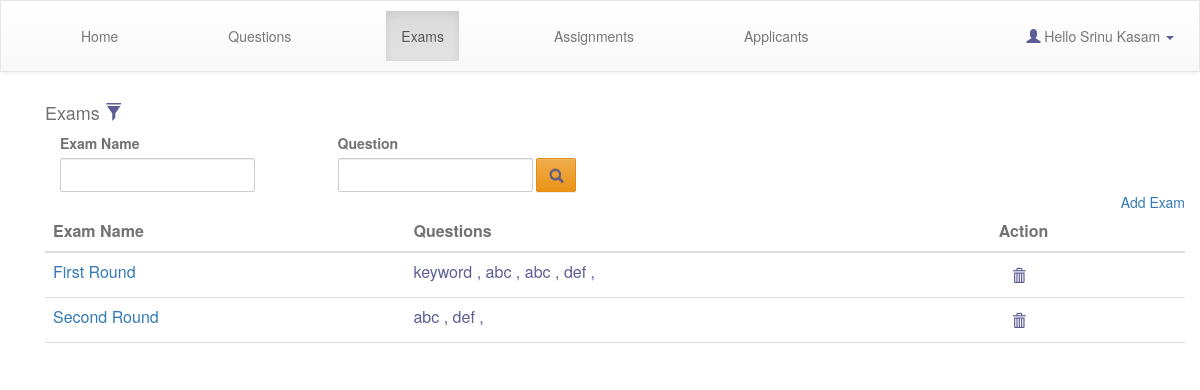
The page /organisation/admin/exam/ (signed in) on the database its author committed.
### users/models.py (models this page shows)
class User(AbstractBaseUser,PermissionsMixin):
	gender_choices = (
        ('male','Male'),
        ('female','Female'),
        ('others','Others'),
        )
	email = models.EmailField(verbose_name='email address',max_length=255,unique=True,)
	first_name = models.CharField(max_length=30)
	last_name = models.CharField(max_length=30)
	gender = models.CharField(max_length=5,choices=gender_choices,default='male')
	phone_regex = RegexValidator(regex=r'^(0|91)?[789][0-9]{9}$', message="Enter valid phone number")
	mobile = models.CharField(max_length=13,validators=[phone_regex])
	date_of_birth = models.DateField(blank=True,null=True)
	date_joined = models.DateTimeField('date joined',default=datetime.now)
	is_active=models.BooleanField(default=True)
	is_staff=models.BooleanField(default=False)
	is_admin=models.BooleanField(default=False)
	username=models.CharField(max_length=255,blank=True,null=True)
	objects=UserManager()
	USERNAME_FIELD = 'email'
	REQUIRED_FIELDS = []
	def __str__(self):
		return self.first_name+" "+self.last_name

### exam/models.py (models this page shows, shortened)
class Exam(models.Model):
    name = models.CharField(max_length=100,blank = False,unique=True)
    name_slug = models.CharField(max_length=100)
    question_paper = models.ManyToManyField(Question)

class Tag(models.Model):
    name = models.CharField(max_length=50,unique=True)
    name_slug =  models.CharField(max_length=50,blank=True,null=True)
    def __str__(self):
        return self.name

### exam/views.py (the view)
# urls.py: path('organisation/admin/exam/',views.admin_exam ,name='admin-exam'),
@login_required
def admin_exam(request):
	question=Question.objects.all()
	tags=Tag.objects.all()
	exam=Exam.objects.all()
	if request.method=='GET':
		context={
		'questions_list':question,
		'exam_list':exam,
		'tags':tags
		}
		return render(request,'exam/admin_exam.html',context=context)
	return redirect('exam:admin-exam')

### exam/templates/exam/admin_exam.html (shortened to what this page needs)
{% extends 'exam/admin-base.html' %}
{% block content %}
<div class="col-lg-12 filters-row no-padding-on-mobile">
<h4>Exams <span class="glyphicon glyphicon-filter"></span></h4>
<form id="filter_form"class="form-inline" method="post" accept-charset="utf-8">
<div class="no-padding-left col-lg-3 form-group no-padding-on-mobile" style="padding-right: 15px;">
<label class="float-right" for="id_exam_name">Exam Name</label>
<input class="form-control" type="text" id="id_exam_name" name="exam-name" value="">
</div>
<div class="no-padding-left col-lg-3 form-group no-padding-on-mobile" style="padding-right:10px;">
<label class="float-right" for="id_question_description">Question</label>
<input class="form-control" type="text" id="id_question_description" name="question-description" value="">
<span>
<button id="id_search" class="btn btn-warning form-control exams-search" type="submit">
	<span class="glyphicon glyphicon-search"></span>
</button>
</span>
</div>
</form>
</div>
<div class="container" id="ajaxbody">
<form action="" method="POST" accept-charset="utf-8">
<a style="float:right;" href="{% url 'exam:admin-exam-create' %}">Add Exam</a></br>
{% if exam_list %}
<table class="table">
<thead>
	<tr>
		<th>
			Exam Name
		</th>
		<th>
			Questions
		</th>
		<th>
			Action
		</th>
	</tr>
</thead>
<tbody id="tbodyid">
	{% for exam in exam_list %}
	<tr>
		<td><span class="td_exam_name"><a name="exam.id" href="{% url 'exam:admin-exam-update' id=exam.id %}">{{ exam.name }}</a></span></td>
		<td><span class="td_question_description">{% for question in exam.question_paper.all %}
			{% for tag in question.tags.all %}
			{{ tag }}&nbsp;,
			{% endfor %}
			{% endfor %}
		</span></td>
		<td><button class="btn btn-link delete-button" type="submit" data-exam-id="{{ exam.id }}" ><span class="glyphicon glyphicon-trash"></span></button></td>
	</tr>
	{% endfor %}
</tbody>
</table>
{% else %}
<h3 id="menu_heading">No Exam are availabale</h3>
{% endif %}
</div>
{% endblock %}

### exam/templates/exam/admin-base.html (shortened to what this page needs)
{% load staticfiles %}
{% load static %}
<html>
<head>
        <link rel="stylesheet" type="text/css" href="//maxcdn.bootstrapcdn.com/bootstrap/3.2.0/css/bootstrap.min.css">
        <link rel="stylesheet" type="text/css" href="//maxcdn.bootstrapcdn.com/bootstrap/3.2.0/css/bootstrap-theme.min.css">
        <link rel="stylesheet" type="text/css" href="{% static 'style.css' %}">
      <link rel="stylesheet" href="https://cdnjs.cloudflare.com/ajax/libs/bootstrap-select/1.12.4/css/bootstrap-select.min.css">
<link href="https://cdnjs.cloudflare.com/ajax/libs/select2/4.0.6-rc.0/css/select2.min.css" rel="stylesheet" />
<body>
<nav class="navbar navbar-default">
  <div class="container-fluid" id="topheader">
    <ul class="nav navbar-nav admin_home_buttons" id="admin_home_buttons">
      <li class="active"><a href="{% url 'exam:index' %}">Home</a></li>
      <li><a href="{% url 'exam:admin-questions' %}">Questions</a></li>
      <li><a href="{% url 'exam:admin-exam' %}">Exams</a></li>
      <li><a href="{% url 'exam:admin-assignment' %}">Assignments</a></li>
      <li><a href="{% url 'exam:admin-applicants' %}">Applicants</a></li>
    </ul>
    <ul class="nav navbar-nav navbar-right">
    	<li class="dropdown">
   <a class="dropdown-toggle" data-toggle="dropdown" href="#"><span class="glyphicon glyphicon-user"></span> Hello {{ request.user }} <span class="caret"></span></a>
      </li>
    </ul>
  </div>
</nav>
<div class="container" id="ajaxbody">
{% block content %}
{% endblock %}
</div>
</body>

### static/style.css (style rules this page uses)
body { background-repeat: no-repeat; color:#727272; }
.navbar { border-radius: 0; padding:10px; }
table { padding: 20px; }
tr:last-child { border-bottom:1px solid #dadada; }
.container { border:1px; }
.admin_home_buttons li { margin:0px 20px; padding: 0px 20px; border:2px; color: red; }
span { color: #5d5d96; }
.form-control { border-radius: 2px }

### rows shown on the page
User: user "Srinu Kasam"
Exam: name "First Round"
Tag: name "keyword"
Tag: name "abc"
Tag: name "def"
Exam: name "Second Round"
